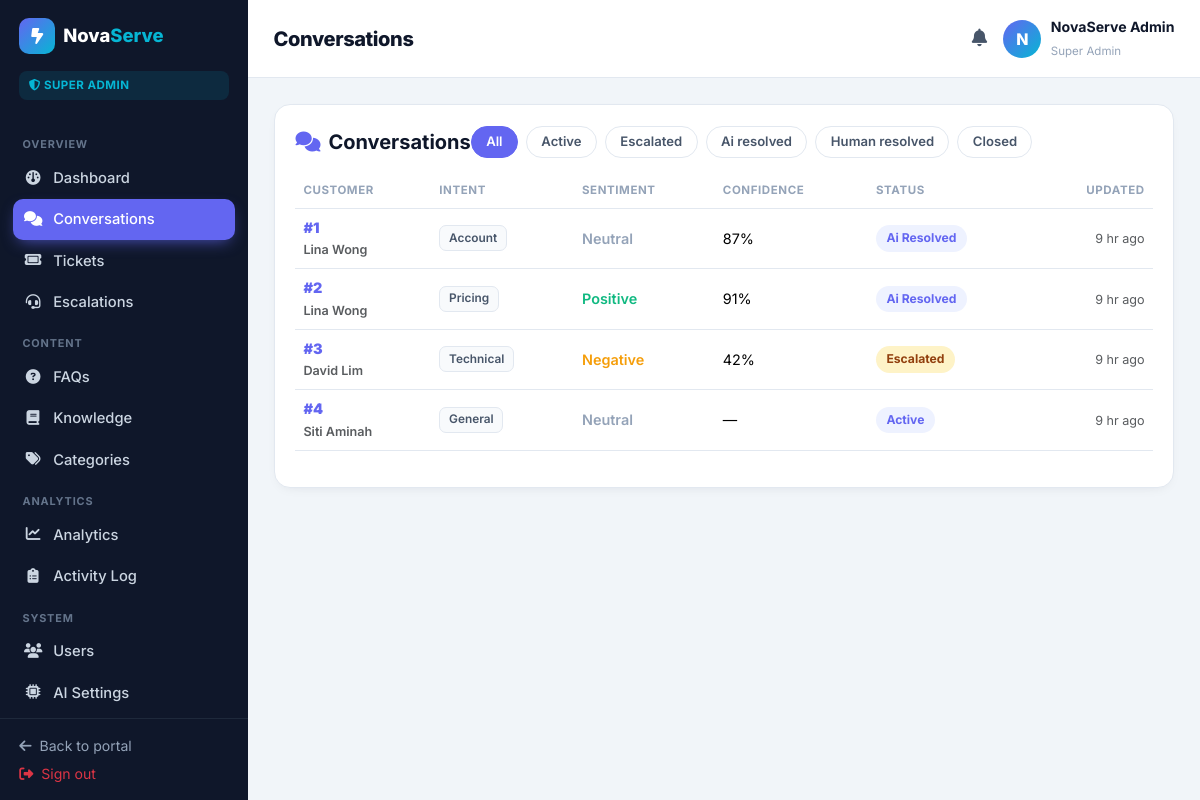
The page /admin/conversations.php (signed in) on the database its author committed.
### tables this page shows
CREATE TABLE users (
  id            INT UNSIGNED AUTO_INCREMENT PRIMARY KEY,
  role          ENUM('super_admin','staff','content_mgr','customer') NOT NULL DEFAULT 'customer',
  name          VARCHAR(120) NOT NULL,
  email         VARCHAR(160) NOT NULL UNIQUE,
  phone         VARCHAR(40)  NULL,
  password      VARCHAR(255) NOT NULL,
  status        ENUM('active','disabled','pending') NOT NULL DEFAULT 'active',
  last_login_at DATETIME NULL,
  created_at    DATETIME NOT NULL DEFAULT CURRENT_TIMESTAMP,
  updated_at    DATETIME NOT NULL DEFAULT CURRENT_TIMESTAMP ON UPDATE CURRENT_TIMESTAMP,
  INDEX idx_users_role (role),
  INDEX idx_users_status (status)
);

CREATE TABLE conversations (
  id            INT UNSIGNED AUTO_INCREMENT PRIMARY KEY,
  customer_id   INT UNSIGNED NOT NULL,
  status        ENUM('active','ai_resolved','human_resolved','escalated','closed') NOT NULL DEFAULT 'active',
  intent        VARCHAR(40) NULL,
  sentiment     ENUM('positive','neutral','negative','angry') NULL,
  confidence    DECIMAL(5,3) NULL,
  ai_provider   ENUM('Primary AI','Fallback AI','Local Knowledge','Human') NULL,
  escalated_at  DATETIME NULL,
  human_status  ENUM('pending','taken_over','resolved','closed') NULL,
  created_at    DATETIME NOT NULL DEFAULT CURRENT_TIMESTAMP,
  updated_at    DATETIME NOT NULL DEFAULT CURRENT_TIMESTAMP ON UPDATE CURRENT_TIMESTAMP,
  CONSTRAINT fk_conv_customer FOREIGN KEY (customer_id) REFERENCES users(id) ON DELETE CASCADE,
  INDEX idx_conv_customer (customer_id),
  INDEX idx_conv_status (status)
);

### includes/bootstrap.php (called while the page is built, shortened)
<?php
require_once __DIR__ . '/../config/db.php';
function app_base(): string
{
    if (defined('APP_URL') && APP_URL !== '') {
        return APP_URL;
    }
    $script = str_replace('\\', '/', dirname($_SERVER['SCRIPT_NAME'] ?? '/'));
    return rtrim($script, '/');
}

### includes/helpers.php (called while the page is built, shortened)
<?php
require_once __DIR__ . '/bootstrap.php';
function e(?string $value): string
{
    return htmlspecialchars((string) $value, ENT_QUOTES | ENT_SUBSTITUTE, 'UTF-8');
}
function url(string $path = ''): string
{
    $base = rtrim(app_base(), '/');
    return $base . '/' . $path;
}
function time_ago(?string $ts): string
{
    $diff = time() - strtotime($ts);
    if ($diff < 86400) return floor($diff / 3600) . ' hr ago';
    return fmt_date($ts, 'd M Y H:i');
}

### config/db.php (called while the page is built, shortened)
<?php
function db(): PDO
{
    static $pdo = null;
    if ($pdo instanceof PDO) {
        return $pdo;
    }
    $cfgFile = __DIR__ . '/install_config.php';
    if (is_file($cfgFile)) {
        $cfg = require $cfgFile;
        $host = $cfg['db_host'] ?? DB_HOST;
        $port = $cfg['db_port'] ?? DB_PORT;
        $name = $cfg['db_name'] ?? DB_NAME;
        $user = $cfg['db_user'] ?? DB_USER;
        $pass = $cfg['db_pass'] ?? DB_PASS;
    } else {
        $host = DB_HOST;
        $port = DB_PORT;
        $name = DB_NAME;
        $user = DB_USER;
        $pass = DB_PASS;
    }
    $dsn = "mysql:host={$host};port={$port};dbname={$name};charset=utf8mb4";
    try {
        $pdo = new PDO($dsn, $user, $pass, [
            PDO::ATTR_ERRMODE            => PDO::ERRMODE_EXCEPTION,
            PDO::ATTR_DEFAULT_FETCH_MODE => PDO::FETCH_ASSOC,
            PDO::ATTR_EMULATE_PREPARES   => false,
        ]);
    } catch (PDOException $e) {
        error_log('DB connection failed: ' . $e->getMessage());
        http_response_code(500);
        if (APP_DEBUG) {
            exit('Database connection failed: ' . htmlspecialchars($e->getMessage()));
        }
        exit('Something went wrong. Please try again later.');
    }
    return $pdo;
}

### includes/auth.php (called while the page is built, shortened)
<?php
require_once __DIR__ . '/helpers.php';
function role_label(string $role): string
{
    return match ($role) {
        'super_admin' => 'Super Admin',
        'staff'       => 'Support Staff',
        'content_mgr' => 'Content Manager',
        default       => 'Customer',
    };
}
function current_user(): ?array
{
    static $cached = null;
    if ($cached !== null) {
        return $cached['id'] == $_SESSION['user_id'] ? $cached['row'] : null;
    }
    try {
        $stmt = db()->prepare('SELECT * FROM users WHERE id = :id AND status = "active" LIMIT 1');
        $stmt->execute([':id' => $_SESSION['user_id']]);
        $row = $stmt->fetch() ?: null;
    } catch (Throwable $e) {
        $row = null;
    }
    $cached = ['id' => $_SESSION['user_id'], 'row' => $row];
    return $row;
}
function require_role(string ...$roles): void
{
    $u = current_user();
}

### admin/conversations.php (the view, shortened to what this page needs)
<?php
require_once __DIR__ . '/../includes/auth.php';
require_role('super_admin','staff');
$pageTitle = 'Conversations';
$pdo = db();
$detail = null;
$detailMessages = [];
$detailEsc = [];
$filter = in_array($_GET['status'] ?? '', ['active','ai_resolved','human_resolved','escalated','closed'], true) ? $_GET['status'] : '';
$sql = 'SELECT cv.*, u.name AS customer_name FROM conversations cv LEFT JOIN users u ON u.id = cv.customer_id WHERE 1=1';
$params = [];
$sql .= ' ORDER BY cv.updated_at DESC LIMIT 200';
$stmt = $pdo->prepare($sql); $stmt->execute($params);
$convs = $stmt->fetchAll();
require __DIR__ . '/../includes/admin_header.php';
if ($detail): ?>
<div class="ns-admin-row">
  <nav class="ns-breadcrumb"><a href="<?= url('admin/conversations.php') ?>">Conversations</a><i class="fa-solid fa-chevron-right"></i><span>#<?= $detail['id'] ?></span></nav>
  <div class="col-12 col-xl-8">
    <div class="ns-card">
      <div class="ns-card-head">
        <h5><i class="fa-solid fa-comments me-2"></i>Transcript · <?= e($detail['customer_name'] ?: 'Unknown') ?></h5>
        <div class="ns-conv-meta d-flex flex-wrap gap-2">
          <span class="ns-status-badge"><?= e(str_replace('_',' ', $detail['status'])) ?></span>
          <?php if ($detail['intent']): ?><span class="ns-tag-mute">Intent: <?= e(ucfirst(str_replace('_',' ',$detail['intent']))) ?></span><?php endif; ?>
          <?php if ($detail['sentiment']): ?><span class="ns-tag-mute">Sentiment: <?= e(ucfirst($detail['sentiment'])) ?></span><?php endif; ?>
          <?php if ($detail['confidence']): ?><span class="ns-tag-mute">Confidence: <?= round((float)$detail['confidence']*100) ?>%</span><?php endif; ?>
          <?php if ($detail['ai_provider']): ?><span class="ns-tag-mute">Provider: <?= e($detail['ai_provider']) ?></span><?php endif; ?>
        </div>
      </div>
      <div class="ns-conv-transcript">
        <?php foreach ($detailMessages as $m):
          $cls = $m['sender_type']==='customer' ? 'is-customer' : ($m['sender_type']==='ai' ? 'is-ai' : ($m['sender_type']==='staff' ? 'is-staff' : 'is-system'));
        ?>
        <div class="ns-transcript-msg <?= $cls ?>">
          <div class="ns-transcript-head">
            <strong><?= $m['sender_type']==='customer' ? 'Customer' : ($m['sender_type']==='ai' ? 'Nova (AI)' : ($m['sender_type']==='staff' ? 'Support' : 'System')) ?></strong>
            <?php if ($m['sender_name'] && $m['sender_type']==='staff'): ?><span class="text-muted">· <?= e($m['sender_name']) ?></span><?php endif; ?>
            <small class="text-muted ms-auto"><?= time_ago($m['created_at']) ?></small>
          </div>
          <div class="ns-transcript-body"><?= nl2br(e($m['content'])) ?></div>
          <?php if ($m['sender_type']==='ai' && $m['confidence']): ?>
            <div class="ns-transcript-foot"><small class="text-muted">Confidence <?= round((float)$m['confidence']*100) ?>% · <?= e($m['ai_provider'] ?: 'AI') ?></small></div>
          <?php endif; ?>
        </div>
        <?php endforeach; ?>
      </div>
      <?php if ($detail['status'] === 'escalated' || ($detail['human_status'] ?? '') === 'pending'): ?>
        <div class="ns-takeover-box">
          <form method="post" class="d-flex gap-2">
            <?= csrf_field() ?>
            <input type="hidden" name="action" value="takeover"><input type="hidden" name="conversation_id" value="<?= $detail['id'] ?>">
            <button class="ns-btn-cta" type="submit"><i class="fa-solid fa-hand-scissors me-1"></i> Take over this conversation</button>
          </form>
        </div>
      <?php endif; ?>
    </div>
  </div>
  <div class="col-12 col-xl-4">
    <div class="ns-card">
      <div class="ns-card-head"><h5><i class="fa-solid fa-headset me-2"></i>Escalations</h5></div>
      <?php if ($detailEsc): foreach ($detailEsc as $e2): ?>
        <div class="ns-esc-item">
          <div class="d-flex justify-content-between"><strong><?= e(ucfirst($e2['status'])) ?></strong><small><?= time_ago($e2['requested_at']) ?></small></div>
          <?php if ($e2['reason']): ?><small class="text-muted"><?= e($e2['reason']) ?></small><?php endif; ?>
        </div>
      <?php endforeach; ?>
      <?php else: ?><p class="text-muted small mb-0">No escalation records for this conversation.</p><?php endif; ?>
    </div>
  </div>
</div>
<?php else: ?>
<div class="ns-admin-row">
  <div class="ns-card flex-fill">
    <div class="ns-card-head">
      <h5><i class="fa-solid fa-comments me-2"></i>Conversations</h5>
      <div class="d-flex gap-2">
        <a class="ns-filter-chip <?= $filter==='' ? 'is-active' : '' ?>" href="<?= url('admin/conversations.php') ?>">All</a>
        <?php foreach (['active','escalated','ai_resolved','human_resolved','closed'] as $s): ?>
          <a class="ns-filter-chip <?= $filter===$s ? 'is-active' : '' ?>" href="<?= url('admin/conversations.php?status=' . $s) ?>"><?= e(ucfirst(str_replace('_',' ',$s))) ?></a>
        <?php endforeach; ?>
      </div>
    </div>
    <div class="table-responsive">
      <table class="table ns-admin-table">
        <thead><tr><th>Customer</th><th>Intent</th><th>Sentiment</th><th>Confidence</th><th>Status</th><th class="text-end">Updated</th></tr></thead>
        <tbody>
          <?php foreach ($convs as $c): ?>
          <tr>
            <td><a class="ns-link" href="<?= url('admin/conversations.php?view=' . $c['id']) ?>"><strong>#<?= $c['id'] ?></strong><br><small class="text-muted"><?= e($c['customer_name'] ?: '—') ?></small></a></td>
            <td><span class="ns-tag-mute"><?= e($c['intent'] ? ucfirst(str_replace('_',' ',$c['intent'])) : '—') ?></span></td>
            <td><span class="ns-sent-<?= e($c['sentiment'] ?? 'neutral') ?>"><?= e($c['sentiment'] ? ucfirst($c['sentiment']) : '—') ?></span></td>
            <td><?= $c['confidence'] !== null ? round((float)$c['confidence']*100) . '%' : '—' ?></td>
            <td><span class="ns-status-badge <?= $c['status']==='escalated'?'is-warn':'' ?>"><?= e(str_replace('_',' ', $c['status'])) ?></span></td>
            <td class="text-end"><small class="text-muted"><?= time_ago($c['updated_at']) ?></small></td>
          </tr>
          <?php endforeach; ?>
        </tbody>
      </table>
    </div>
  </div>
</div>
<?php endif; ?>
<?php require __DIR__ . '/../includes/admin_footer.php'; ?>

### includes/admin_header.php (shortened to what this page needs)
<?php
require_once __DIR__ . '/auth.php';
$u = current_user();
$pageTitle = $pageTitle ?? 'Dashboard';
$active = basename($_SERVER['SCRIPT_NAME']);
$nav = [
    'Overview' => [
        ['index.php','Dashboard','fa-gauge'],
        ['conversations.php','Conversations','fa-comments'],
        ['tickets.php','Tickets','fa-ticket'],
        ['escalations.php','Escalations','fa-headset'],
    ],
    'Content' => [
        ['faqs.php','FAQs','fa-circle-question'],
        ['knowledge.php','Knowledge','fa-book'],
        ['categories.php','Categories','fa-tags'],
    ],
    'Analytics' => [
        ['analytics.php','Analytics','fa-chart-line'],
        ['logs.php','Activity Log','fa-clipboard-list'],
    ],
];
if (in_array($u['role'], ['super_admin'], true)) {
    $nav['System'] = [
        ['users.php','Users','fa-users'],
        ['ai_settings.php','AI Settings','fa-microchip'],
        ['settings.php','System Settings','fa-gear'],
        ['notifications.php','Notifications','fa-bell'],
    ];
}
if (in_array($u['role'], ['content_mgr','super_admin'], true)) {
    $nav['Content'] = array_merge($nav['Content'], []);
}
?>
<!doctype html>
<html lang="en"><head>
<link href="https://cdn.jsdelivr.net/npm/bootstrap@5.3.3/dist/css/bootstrap.min.css" rel="stylesheet">
<link href="https://cdnjs.cloudflare.com/ajax/libs/font-awesome/6.5.1/css/all.min.css" rel="stylesheet">
<link href="<?= url('assets/css/admin.css') ?>" rel="stylesheet">
</head>
<body class="ns-admin">
<div class="ns-admin-shell">
  <aside class="ns-admin-side">
    <div class="ns-admin-brand">
      <span class="ns-brand-mark"><i class="fa-solid fa-bolt-lightning"></i></span>
      <span class="ns-brand-text">Nova<span>Serve</span></span>
    </div>
    <div class="ns-admin-role-badge"><i class="fa-solid fa-shield-halved"></i> <?= e(role_label($u['role'])) ?></div>
    <nav class="ns-admin-nav">
      <?php foreach ($nav as $group => $items): ?>
        <div class="ns-nav-group"><?= e($group) ?></div>
        <?php foreach ($items as $item):
          [$file, $label, $ico] = $item;
          $isActive = ($active === $file) || ($file === 'index.php' && $active === 'admin.php');
        ?>
        <a class="ns-admin-link <?= $isActive ? 'is-active' : '' ?>" href="<?= url('admin/' . $file) ?>">
          <i class="fa-solid <?= e($ico) ?>"></i> <?= e($label) ?>
        </a>
        <?php endforeach; ?>
      <?php endforeach; ?>
    </nav>
    <div class="ns-admin-side-foot">
      <a href="<?= url('index.php') ?>"><i class="fa-solid fa-arrow-left me-1"></i> Back to portal</a>
      <a href="<?= url('logout.php') ?>" class="text-danger"><i class="fa-solid fa-right-from-bracket me-1"></i> Sign out</a>
    </div>
  </aside>
  <main class="ns-admin-main">
    <header class="ns-admin-topbar">
      <div class="d-flex align-items-center gap-3">
        <h1 class="ns-admin-title mb-0"><?= e($pageTitle) ?></h1>
      </div>
      <div class="d-flex align-items-center gap-3">
        <a class="ns-admin-bell" href="<?= url('admin/notifications.php') ?>" title="Notifications">
          <i class="fa-solid fa-bell"></i>
        </a>
        <div class="ns-admin-user">
          <span class="ns-avatar"><?= e(ucwords(explode(' ', $u['name'])[0])[0]) ?></span>
          <div class="ns-admin-user-meta"><strong><?= e($u['name']) ?></strong><small><?= e(role_label($u['role'])) ?></small></div>
        </div>
      </div>
    </header>
    <div class="ns-admin-content">

### rows shown on the page
users: role "SUPER ADMIN", name "N", name "NovaServe Admin", role "Super Admin"
conversations: id "1", customer.name "Lina Wong", intent "Account", sentiment "Neutral", (float)$c['confidence']*100 "87", status "Ai Resolved", updated_at "9 hr ago"
conversations: id "2", customer.name "Lina Wong", intent "Pricing", sentiment "Positive", (float)$c['confidence']*100 "91", status "Ai Resolved", updated_at "9 hr ago"
conversations: id "3", customer.name "David Lim", intent "Technical", sentiment "Negative", (float)$c['confidence']*100 "42", status "Escalated", updated_at "9 hr ago"
conversations: id "4", customer.name "Siti Aminah", intent "General", sentiment "Neutral", status "Active", updated_at "9 hr ago"

### other values the page prints
$group "OVERVIEW"
$label "Dashboard"
$label "Conversations"
$label "Tickets"
$label "Escalations"
$group "CONTENT"
$label "FAQs"
$label "Knowledge"
$label "Categories"
$group "ANALYTICS"
$label "Analytics"
$label "Activity Log"
$group "SYSTEM"
$label "Users"
$label "AI Settings"
